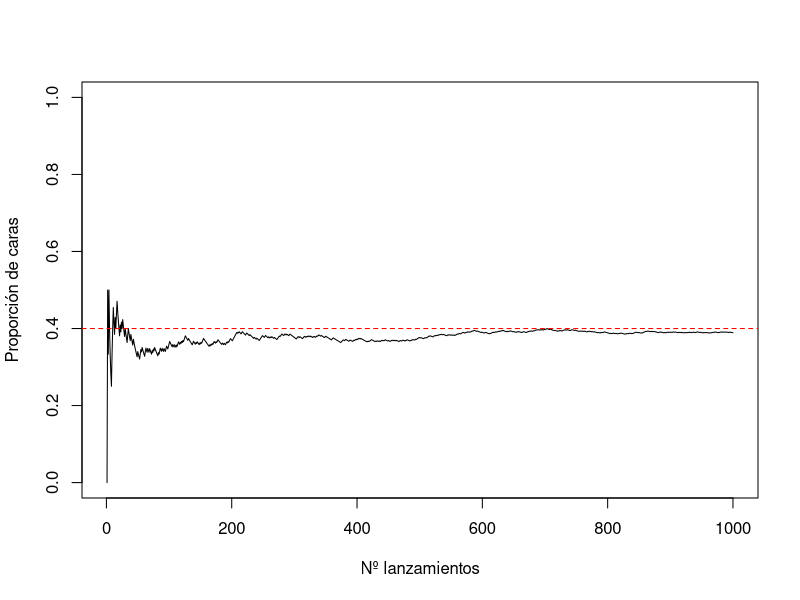

R code for this plot:
## ---- chunk 1
set.seed(1)
nsim<- 1000
cara=1
cruz=0
p<- 0.4
x<- sample(c(cara,cruz),nsim,replace=TRUE,prob=c(0.5,0.5))
mean(x)

x2<- rbinom(nsim,1,p)
mean(x2)

n<-1:nsim
plot(n,cumsum(x2)/n,type="l",ylab="Proporción de caras",xlab="Nº lanzamientos",ylim=c(0,1))
abline(h=p, lty=2, col="red")

#2

## ---- chunk 2
#  Escribir una función que simule el lanzamiento de  n dados. El parámetro de entrada es el número de lanzamientos  n , que toma el valor 4 por defecto, y la salida debe ser TRUE si se obtiene al menos un 6 y FALSE en caso contrario.

dados <- function(n=4){
  lanzamientos<- sample(1:6,n,replace=TRUE)
  return(6 %in% lanzamientos)
}

# Simula 10000 jugadas y calcula la proporción de veces que se gana la apuesta con n=4. compara con el resultado teórico de 1-(5/6)^n

set.seed(1)
n<-4
nsim<- 10000
mean(replicate(nsim,dados(n)))

1-(5/6)^n
## ---- chunk 3
set.seed(123)
encesta=1
falla=0
jugador<- function(n){
  canastas <-sample(c(encesta,falla),n,replace=TRUE,c(0.75,0.25))
  return(sum(canastas&encesta==1)>8)}
jugador(10)

## ---- chunk 4
set.seed(123)
n_sim=10000
prob_encestar=0.75

tiros <- replicate(n_sim,{lanzador<-rbinom(1,size=10,prob_encestar)
return(lanzador)})

prob_almenos_8<- mean(tiros>=8)
print(prob_almenos_8)
